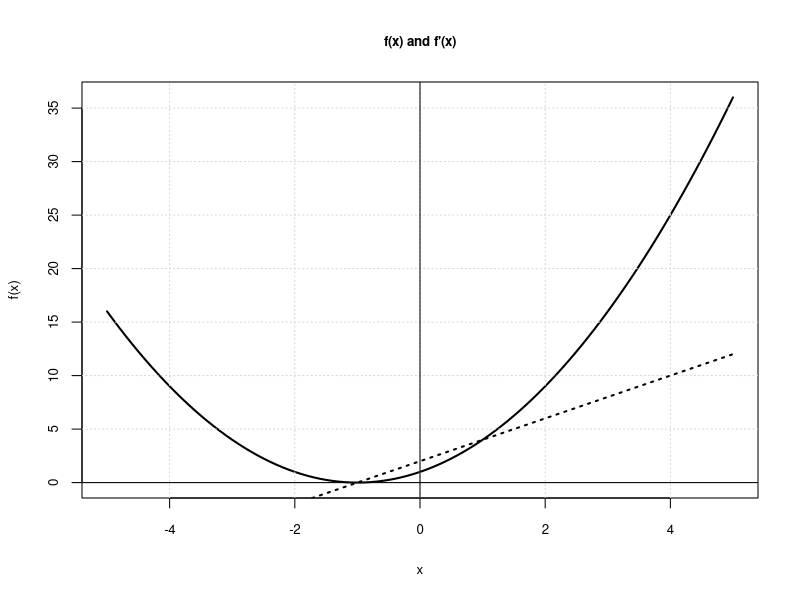

Reproduce this figure in R. (Note: this script raises an error after producing the figure.)
# CHAPTER 10
# Optimization

###########################
# The motivating parabola #
###########################
# Create the function
f <- function(x) {
 return((1 + x) ^ 2)
}

# Create the derivative
fp <- function(x) {
 return(2 * (1 + x))
}

# Plot the function and its derivative
x <- seq(-5, 5, 0.1)
plot(x, f(x), type = 'l', lwd = 2,
  main = "f(x) and f'(x)",
  cex.main = 0.8,
  cex.lab = 0.8,
  cex.axis = 0.8)
grid()
lines(x, fp(x), lty = 3, lwd = 2)
abline(h = 0)
abline(v = 0)

###################
# Newton's method #
###################
f <- function(x) {
    return(x ^ 2 - 4 * x + 1)
}

uniroot(f, c(-8, -1))
## $root
## [1] -4.236068

## $f.root
## [1] -2.568755e-07

## $iter
## [1] 8

## $estim.prec
## [1] 6.103516e-05

uniroot(f, c(-1, 2))
## $root
## [1] 0.236044

## $f.root
## [1] -0.0001070205

## $iter
## [1] 6

## $estim.prec
## [1] 6.103516e-05

# Newton's method with a first order approximation
newton <- function(f, tol = 1E-12, x0 = 1, N = 20) {
  # N = total number of iterations
  # x0 = initial guess
  # tol = abs(xn+1 - xn)
  # f = function to be evaluated for a root

  h <- 0.001
  i <- 1; x1 <- x0
  p <- numeric(N)
  while (i <= N) {
    df_dx <- (f(x0 + h) - f(x0)) / h
    x1 <- (x0 - (f(x0) / df_dx))
    p[i] <- x1
    i <- i + 1
    if (abs(x1 - x0) < tol) {
      break
    }
    x0 <- x1
  }
  return(p[1:(i-1)])
}

newton(f, x0 = -10)
## [1] -6.312270 -4.735693 -4.281609 -4.236513
## [5] -4.236068 -4.236068 -4.236068 -4.236068

newton(f, x0 = 10)
## [1] 4.2085746 1.5071738 0.4665599 0.2468819
## [5] 0.2360964 0.2360680 0.2360680 0.2360680

options(digits = 14)
newton(f, x0 = 10)
## [1] 4.20857464272283 1.50717378796250 0.46655991958819
## [5] 0.24688186711921 0.23609640037269 0.23606798403444
## [8] 0.23606797750125 0.23606797749979 0.23606797749979

newton(f, x0 = 0.25)
## [1] 0.23611419684515 0.23606798830978 0.23606797750221
## [4] 0.23606797749979 0.23606797749979

# Create an expression
e <- expression(sin(x))

# Compute the derivative
D(e, "x")
## cos(x)

f_expr <- expression(x ^ 2 + 4 * x - 1)

eval(f_expr, list(x = 2))
## [1] 11

newton_alternate <- function(f, tol = 1E-12, x0 = 1, N = 20) {
  # N = total number of iterations
  # x0 = initial guess
  # tol = abs(xn+1 - xn)
  # f = expression to be evaluated for a root

  # Compute the symbolic derivative
  df_dx = D(f, "x")

  i <- 1; x1 <- x0
  p <- numeric(N)
  while (i <= N) {
    x1 <- (x0 - eval(f, list(x = x0)) /
      eval(df_dx, list(x = x0)))
    p[i] <- x1
    i <- i + 1
    if (abs(x1 - x0) < tol) {
      break
    }
    x0 <- x1
  }
  return(p[1:(i-1)])
}

newton_alternate(f_expr, x0 = 10)
 ## [1] 4.20833333333333 1.50685123042506 0.46631585084907
 ## [4] 0.24681560399775 0.23609368309733 0.23606797764754
 ## [7] 0.23606797749979 0.23606797749979

newton_alternate(f_expr, x0 = -10)
## [1] -6.3125000000000 -4.7359601449275 -4.2817360731259
## [4] -4.2365249924418 -4.2360680241934 -4.2360679774998
## [7] -4.2360679774998

############################
# The brute-force approach #
############################
# Create a set of random points x
set.seed(123)
x <- rnorm(100, 0, 1)

# Make y a function of x
y <- 3.2 + 2.9 * x + rnorm(100, 0, 0.1)

plot(x, y)

objective_function <- function(y, x, a, b) {
  value <- sum((y - (a * x + b)) ^ 2)
  return(value)
}

# Create a range of a and b values and loop through all of them
a <- seq(-10, 10, 0.25)
b <- seq(-10, 10, 0.25)

output <- list()
z <- 1
for(i in 1:length(a)) {
  for(j in 1:length(b)) {
    output[[z]] <- c(objective_function(y, x, a[i], b[j]),
      a[i], b[j])
    z <- z + 1
  }
}

# Create a matrix out of the list and find the minimum value
mat <- do.call(rbind, output)
colnames(mat) <- c("obj", "a", "b")

smallest <- which(mat[, "obj"] == min(mat[, "obj"]))

mat[smallest, ]
##   obj      a      b
## 2.16076 3.00000 3.25000

a = seq(-5, 5, 0.1)
b = seq(-5, 5, 0.1)

##   obj       a      b
## 0.9077592 2.9000 3.2000

###########################
# R optimization routines #
###########################
args(optim)
function (par, fn, gr = NULL, ...,
  method = c("Nelder-Mead",
  "BFGS", "CG", "L-BFGS-B", "SANN", "Brent"),
  lower = -Inf,
  upper = Inf,
  control = list(),
  hessian = FALSE)

############################
# A curve-fitting exercise #
############################
# Create fictitious yields
rates = c(0.025, 0.03, 0.034, 0.039, 0.04,
  0.045, 0.05, 0.06, 0.07, 0.071,
  0.07, 0.069, 0.07, 0.071, 0.072,
  0.074, 0.076, 0.082, 0.088, 0.09)
maturities = 1:20

plot(maturities, rates, xlab = "years",
  main = "Yields",
  cex.main = 0.8,
  cex.lab = 0.8,
  cex.axis = 0.8)
grid()

poly_5 <- function(x, p) {
  f <- p[1] + p[2] * x + p[3] * x^2 +
    p[4] * x^3 + p[5] * x^4 + p[6] * x^5
  return(f)
}

obj_5 <- function(x, y, p) {
  error <- (y - poly_5(x, p)) ^ 2
  return(sum(error))
}

# Fit the parameters. Assume 0 for all initial values
out_5 = optim(obj_5, par = c(0, 0, 0, 0, 0, 0),
  x = maturities, y = rates)

out
## $par
## [1]  2.4301235956099e-02  1.3138951147963e-03
## [3]  5.5229326602931e-04  7.5685740385076e-07
## [5] -4.2119475163787e-06  1.5330958809806e-07

## $value
## [1] 0.00017311660458207

## $counts
## function gradient
##    501       NA

## $convergence
## [1] 1

## $message
## NULL

lines(poly_5(maturities, out_5$par), lwd = 1.5, lty = 2)

poly_7 <- function(x, p) {
  f <- p[1] + p[2] * x + p[3] * x^2 +
    p[4] * x^3 + p[5] * x^4 +
    p[6] * x^5 + p[6] * x^6 +
    p[7] * x^7
  return(f)
}

obj_7 <- function(x, y, p) {
  error <- (y - poly_7(x, p)) ^ 2
  return(sum(error))
}

# Fit the parameters. Assume 0 for all initial values
out_7 <- optim(obj_7, par = c(0, 0, 0, 0, 0, 0, 0, 0),
  x = maturities, y = rates)

lines(poly_7(maturities, out_7$par), lwd = 1.5, lty = 3)

# Specify two polynomials to be used for fitting purposes
poly_5 <- function(x, a) {
  f <- a[1] + a[2] * x + a[3] * x ^ 2 +
    a[4] * x ^ 3 + a[5] * x ^ 4 +
    a[6] * x ^ 5
return(f)
}

poly_3 <- function(x, offset, intercept, b) {
  f <- intercept + b[1] * (x - offset) +
    b[2] * (x - offset) ^ 2 +
    b[3] * (x - offset) ^ 3
  return(f)
}

obj_3_5 <- function(x, y, offset, p) {

  # All points are at infinity initially
  fit <- rep(Inf, length(x))
  ind_5 <- x <= offset
  ind_3 <- x > offset

  fit[ind_5] <- poly_5(x[ind_5], p[1:6])
  fit[ind_3] <- poly_3(x[ind_3], offset,
    poly_5(offset, p[1:6]), p[7:9])

  error <- (y - fit) ^ 2
  return(sum(error))
}

# Fit the parameters.  Assume 0 for all initial values
offset <- 9
out_3_5 <- optim(obj_3_5, par = rep(0, 9),
  x = maturities, y = rates, offset = offset)

plot(maturities, rates, xlab = "years",
  main = "Yields",
  cex.main = 0.8,
  cex.lab = 0.8,
  cex.axis = 0.8)
grid()
lines(poly_5(maturities[maturities <= offset],
  out_3_5$par[1:6]), lwd = 2)
lines(c(rep(NA, offset),
  poly_3(maturities[maturities > offset], offset,
  poly_5(offset, out_3_5$par[1:6]),
  out_3_5$par[7:9])), lwd = 2)
abline(v = offset)

# Fit loess to the data
obj <- loess(rates ~ maturities, span = 0.5)

# Plot the data and the fit
plot(maturities, rates, main = "Rates", cex.main = 0.8)
lines(predict(obj), lty = 2)

##########################
# Portfolio optimization #
##########################
install.packages("DEoptim")

require(DEoptim)

# Drawdown function
compute_drawdown <- function(x, returns_default = TRUE,
  geometric = TRUE) {
  # x = Vector of raw pnl or returns
  # If returns_default = FALSE, the geometric
  # argument is ignored and the pnl is used.
  # Output = the maximum drawdown
  if(returns_default) {
    # Cumulative return calculation
    if(geometric) {
      cumulative_return <- cumprod(1 + x)
    } else {
      cumulative_return <- 1 + cumsum(x)
    }
    max_cumulative_return <- cummax(c(1, cumulative_return))[-1]
    drawdown <- -(cumulative_return / max_cumulative_return - 1)
  } else {
    # PnL vector is used
    cumulative_pnl <- c(0, cumsum(x))
    drawdown <- cummax(cumulative_pnl) - cumulative_pnl
    drawdown <- drawdown[-1]
  }
  # Drawdown vector for either pnl or returns
  return(drawdown)
}

obj_max_drawdown <- function(w, r_matrix, small_weight) {
  # w is the weight of every stock
  # r_matrix is the returns matrix of all stocks

  # Portfolio return
  portfolio_return <- r_matrix %*% w

  # Max drawdown
  drawdown_penalty <- max(compute_drawdown(portfolio_return))

  # Create penalty component for sum of weights
  weight_penalty <- 100 * (1 - sum(w)) ^ 2

  # Create a penalty component for negative weights
  negative_penalty <- -sum(w[w < 0])

  # Create penalty component for small weights
  small_weight_penalty <- 100 * sum(w[w < small_weight])

  # Objective function to minimize
  obj <- drawdown_penalty + weight_penalty +
    negative_penalty + small_weight_penalty
  return(obj)
}

# Calculate a returns matrix for multiple stocks
symbol_names <- c("AXP", "BA", "CAT", "CVX",
  "DD", "DIS", "GE", "HD", "IBM",
  "INTC", "KO", "MMM", "MRK",
  "PG", "T", "UTX", "VZ")

# Load these prices into memory
price_matrix <- NULL
for(name in symbol_names) {
  # Extract the adjusted close price vector
  price_matrix <- cbind(price_matrix, get(name)[, 6])
}

colnames(price_matrix) <- symbol_names

# Compute returns
returns_matrix <- apply(price_matrix, 2, function(x) diff(log(x)))

# Specify a small weight below which the allocation should be 0%
small_weight_value <- 0.02

# Specify lower and upper bounds for the weights
lower <- rep(0, ncol(returns_matrix))
upper <- rep(1, ncol(returns_matrix))

optim_result <- DEoptim(obj_max_drawdown, lower, upper,
  control = list(NP = 400, itermax = 300, F = 0.25, CR = 0.75),
  returns_matrix, small_weight_value)

weights <- optim_result$optim$bestmem

sum(weights)
## 0.9978

weights <- weights / sum(weights)

# Equally weighted portfolio
equal_weights <- rep(1 / 17, 17)
equal_portfolio <- returns_matrix %*% equal_weights
equal_portfolio_cumprod <- cumprod(1 + equal_portfolio)

# Optimal max drawdown portfolio
optimized_portfolio <- returns_matrix %*% weights
drawdown_portfolio_cumprod <- cumprod(1 + optimized_portfolio)

main_title <- "Equal vs. Optimized Weights"
plot(drawdown_portfolio_cumprod, type = 'l', xaxt = 'n',
  main = main_title, xlab = "", ylab = "cumprod(1 + r)")
lines(equal_portfolio_cumprod, lty = 3)
grid(col = 'black')

# Set x-axis labels
label_location <- seq(1, length(drawdown_portfolio_cumprod),
  by = 90)
labels <- rownames(returns_matrix)[label_location]
axis(side = 1, at = label_location, labels = labels,
  las = 2, cex.axis= 0.8)

# Equal weighted
max(compute_drawdown(equal_portfolio))
## [1] 0.597

# Optimized for the smallest max drawdown
max(compute_drawdown(optimized_portfolio))
## [1] 0.515
